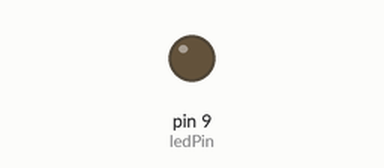
This sketch was run on a simulated Arduino Uno, built with avr-gcc and run on an emulated ATmega328P. On the bench: output pins drawn as LEDs (lit = HIGH).

Above: at 0.05 s.
At 1.2 s:
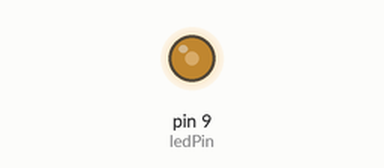
At 2.35 s:
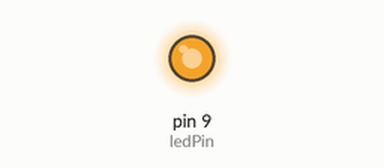
At 4.7 s:
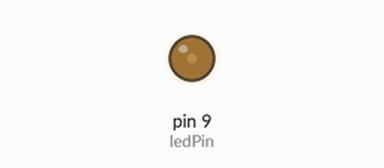
Timing chart, 0 to 6.8 s (numbered marks = the images above):
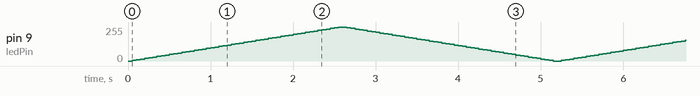

The sketch:

pwmOutputFadingLed.ino
```cpp
int ledPin = 9;    // LED connected to digital pin 9

void setup() {
  pinMode(ledPin, OUTPUT);
}

void loop() {
  for (int fadeValue=0; fadeValue<=255; fadeValue+=5) {
    analogWrite(ledPin, fadeValue);
    delay(50);
  }

  // fade out from max to min in increments of 5 points:
  for (int fadeValue = 255; fadeValue>=0; fadeValue-=5) {
    analogWrite(ledPin, fadeValue);
    delay(50);
  }
}
```
